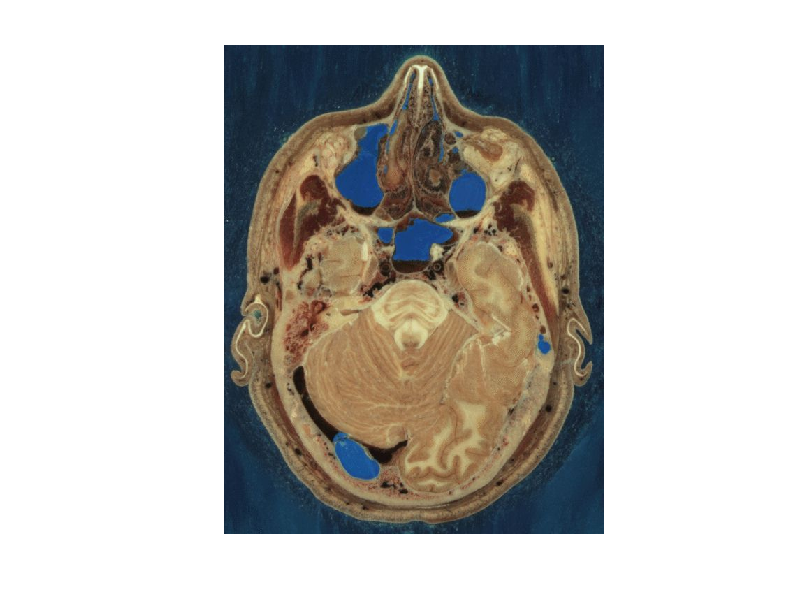

Write MATLAB code to recreate this figure.
data = load('visiblehuman.mat')
head = data.head;
frozen = data.head_frozen;
fresh = data.head_fresh;
mri = data.head_mri;
imshow(head)
% cpselect(head)
